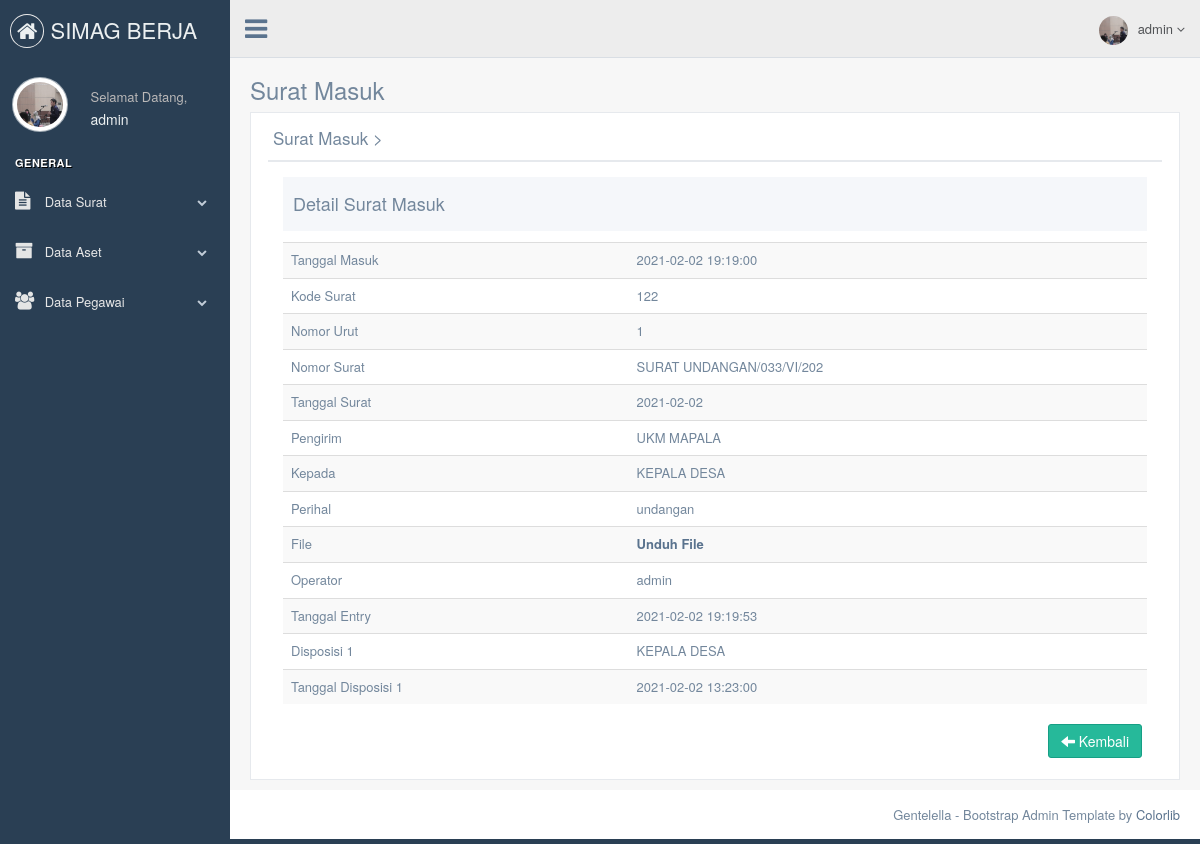
The page /admin/detail-suratmasuk.php?id_suratmasuk=11 (signed in) on the database its author committed.
### tables this page shows
CREATE TABLE `tb_suratmasuk` (
  `id_suratmasuk` int(11) NOT NULL,
  `tanggalmasuk_suratmasuk` datetime NOT NULL DEFAULT current_timestamp(),
  `kode_suratmasuk` varchar(10) NOT NULL,
  `nomorurut_suratmasuk` varchar(7) NOT NULL,
  `nomor_suratmasuk` varchar(25) NOT NULL,
  `tanggalsurat_suratmasuk` date NOT NULL,
  `pengirim` varchar(255) NOT NULL,
  `kepada_suratmasuk` varchar(255) NOT NULL,
  `perihal_suratmasuk` text NOT NULL,
  `file_suratmasuk` varchar(255) NOT NULL,
  `operator` varchar(50) NOT NULL,
  `tanggal_entry` datetime NOT NULL DEFAULT current_timestamp(),
  `disposisi1` varchar(50) NOT NULL,
  `tanggal_disposisi1` datetime NOT NULL DEFAULT current_timestamp()
);

### admin/detail-suratmasuk.php (the view, shortened to what this page needs)
<!DOCTYPE html>
<html lang="en">
  <head>
    <link href="../assets/vendors/bootstrap/dist/css/bootstrap.min.css" rel="stylesheet">
    <link href="../assets/vendors/font-awesome/css/font-awesome.min.css" rel="stylesheet">
    <link href="../assets/vendors/nprogress/nprogress.css" rel="stylesheet">
    <link href="../assets/vendors/iCheck/skins/flat/green.css" rel="stylesheet">
    <link href="../assets/vendors/google-code-prettify/bin/prettify.min.css" rel="stylesheet">
    <link href="../assets/vendors/select2/dist/css/select2.min.css" rel="stylesheet">
    <link href="../assets/vendors/switchery/dist/switchery.min.css" rel="stylesheet">
    <link href="../assets/vendors/bootstrap-daterangepicker/daterangepicker.css" rel="stylesheet">
    <link href="../assets/vendors/bootstrap-datetimepicker/build/css/bootstrap-datetimepicker.css" rel="stylesheet">
    <link href="../assets/vendors/starrr/dist/starrr.css" rel="stylesheet">
    <link href="../assets/vendors/bootstrap-daterangepicker/daterangepicker.css" rel="stylesheet">
    <link href="../assets/build/css/custom.min.css" rel="stylesheet">
  </head>
  <body class="nav-md">
    <div class="container body">
      <div class="main_container">
        <?php
        include("sidebarmenu.php");
        ?>
        <?php
        include("header.php");
        ?>
        <div class="right_col" role="main">
          <div class="">
            <div class="page-title">
              <div class="title_left">
                <h3>Surat Masuk</h3>
              </div>
            </div>
            <div class="clearfix"></div>
            <div class="row">
              <div class="col-md-12 col-sm-12 col-xs-12">
                <div class="x_panel">
                  <div class="x_title">
                    <h2>Surat Masuk ><small>Detail Surat Masuk</small></h2>
                    <div class="clearfix"></div>
                  </div>
                     <?php include '../koneksi/koneksi.php';
                     $id			= mysqli_real_escape_string($db,$_GET['id_suratmasuk']);
                     $sql  		= "SELECT * FROM tb_suratmasuk where id_suratmasuk='".$id."'";
                     $query  	= mysqli_query($db, $sql);
                     $data 		= mysqli_fetch_array($query);?>
                  <div class="x_content">
                    <div class="col-md-12 col-sm-12 col-xs-12">
                      <div class="profile_title">
                        <div class="col-md-6">
                          <h2>Detail Surat Masuk </h2>
                        </div>
                      </div>
                      <div class="x_content">
                    </div>
                    <table class="table table-striped">
                      <tbody>
                        <tr>
                          <td width="40%">Tanggal Masuk</td>
                          <td><?php echo $data['tanggalmasuk_suratmasuk']?></td>
                        </tr>
                        <tr>
                          <td>Kode Surat</td>
                          <td><?php echo $data['kode_suratmasuk']?></td>
                        </tr>
                        <tr>
                          <td>Nomor Urut</td>
                          <td><?php echo $data['nomorurut_suratmasuk']?></td>
                        </tr>
                        <tr>
                          <td>Nomor Surat</td>
                          <td><?php echo $data['nomor_suratmasuk']?></td>
                        </tr>
                        <tr>
                          <td>Tanggal Surat</td>
                          <td><?php echo $data['tanggalsurat_suratmasuk']?></td>
                        </tr>
                        <tr>
                          <td>Pengirim</td>
                          <td><?php echo $data['pengirim']?></td>
                        </tr>
                        <tr>
                          <td>Kepada</td>
                          <td><?php echo $data['kepada_suratmasuk']?></td>
                        </tr>
                        <tr>
                          <td>Perihal</td>
                          <td><?php echo $data['perihal_suratmasuk']?></td>
                        </tr>
                        <tr>
                          <td>File</td>
                          <td><a href= "<?php echo 'surat_masuk/'.$data['file_suratmasuk'].''?>"><b>Unduh File</b></a></td>
                        </tr>
                        <tr>
                          <td>Operator</td>
                          <td><?php echo $data['operator']?></td>
                        </tr>
                        <tr>
                          <td>Tanggal Entry</td>
                          <td><?php echo $data['tanggal_entry']?></td>
                        </tr>
                        <tr>
                          <td>Disposisi 1</td>
                          <td><?php echo $data['disposisi1']?></td>
                        </tr>
                        <tr>
                          <td>Tanggal Disposisi 1</td>
                          <td><?php echo $data['tanggal_disposisi1']?></td>
                        </tr>
                      </tbody>
                    </table>
                    <div class="text-right">
                   <a href="datasuratmasuk.php" class="btn btn-success"><span class="glyphicon glyphicon-arrow-left"></span> Kembali</a></div>
                  </div>
                    </div>
                  </div>
                </div>
              </div>
            </div>
          </div>
        </div>
        <footer>
          <div class="pull-right">
            Gentelella - Bootstrap Admin Template by <a href="https://colorlib.com">Colorlib</a>
          </div>
          <div class="clearfix"></div>
        </footer>
      </div>
  </body>
</html>

### admin/sidebarmenu.php (shortened to what this page needs)
<?php
	 include '../koneksi/koneksi.php';
			$sql  		= "SELECT * FROM tb_admin where id_admin='".$_SESSION['id']."'";
			$query  	= mysqli_query($db, $sql);
			$data 		= mysqli_fetch_array($query);
?>
        <div class="col-md-3 left_col">
          <div class="left_col scroll-view">
            <div class="navbar nav_title" style="border: 0; background-colour : #20c997;">
              <a href="index.php" class="site_title"><i class="fa fa-home"></i> <span> SIMAG BERJA</span></a>
            </div>
            <div class="profile clearfix">
              <div class="profile_pic">
                <img src="images/<?php echo $data['gambar']; ?>" height="55" width="55" alt="" class="img-circle profile_img">
              </div>
              <div class="profile_info">
                <span>Selamat Datang,</span>
                <h2><?php echo $_SESSION['nama'];?></h2>
              </div>
            </div>
            <br />
            <div id="sidebar-menu" class="main_menu_side hidden-print main_menu">
              <div class="menu_section">
                <h3>General</h3>
                <ul class="nav side-menu">
                  <li><a><i class="fa fa-file-text"></i> Data Surat <span class="fa fa-chevron-down"></span></a>
                  </li>
                  <li><a><i class="fa fa-archive"></i> Data Aset <span class="fa fa-chevron-down"></span></a>
                  </li>
                  <li><a><i class="fa fa-users"></i> Data Pegawai <span class="fa fa-chevron-down"></span></a>
                  </li>
                </ul>
              </div>
            </div>
          </div>
        </div>

### admin/header.php (shortened to what this page needs)
<?php
include '../koneksi/koneksi.php';
$sql  		= "SELECT * FROM tb_admin where id_admin='".$_SESSION['id']."'";
$query  	= mysqli_query($db, $sql);
$data 		= mysqli_fetch_array($query);
?>
        <div class="top_nav">
          <div class="nav_menu" style="background-colour : dogeblue;">
            <nav>
              <div class="nav toggle">
                <a id="menu_toggle"><i class="fa fa-bars"></i></a>
              </div>
              <ul class="nav navbar-nav navbar-right">
                <li class="">
                  <a href="javascript:;" class="user-profile dropdown-toggle" data-toggle="dropdown" aria-expanded="false">
                    <img src="images/<?php echo $data['gambar']; ?>" alt=""><?php echo $_SESSION['nama'];?>
                    <span class=" fa fa-angle-down"></span>
                  </a>
                </li>
              </ul>
            </nav>
          </div>
        </div>

### rows shown on the page
tb_suratmasuk: tanggalmasuk_suratmasuk "2021-02-02 19:19:00", kode_suratmasuk "122", nomorurut_suratmasuk "1", nomor_suratmasuk "SURAT UNDANGAN/033/VI/202", tanggalsurat_suratmasuk "2021-02-02", pengirim "UKM MAPALA", kepada_suratmasuk "KEPALA DESA", perihal_suratmasuk "undangan", operator "admin", tanggal_entry "2021-02-02 19:19:53", disposisi1 "KEPALA DESA", tanggal_disposisi1 "2021-02-02 13:23:00"

### other values the page prints
$_SESSION['nama'] "admin"
